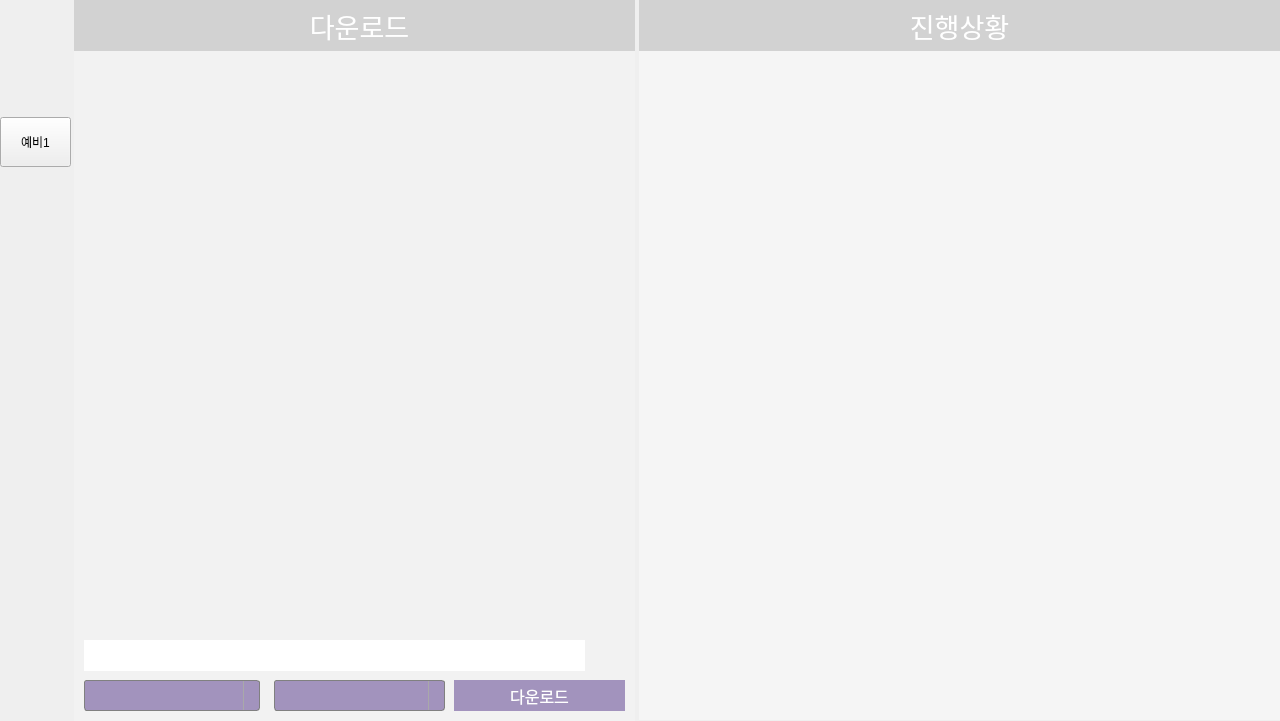
<?xml version="1.0" encoding="UTF-8"?>
<ui version="4.0">
 <class>MainWindow</class>
 <widget class="QMainWindow" name="MainWindow">
  <property name="geometry">
   <rect>
    <x>0</x>
    <y>0</y>
    <width>1280</width>
    <height>721</height>
   </rect>
  </property>
  <property name="minimumSize">
   <size>
    <width>1280</width>
    <height>721</height>
   </size>
  </property>
  <property name="maximumSize">
   <size>
    <width>1280</width>
    <height>721</height>
   </size>
  </property>
  <property name="windowTitle">
   <string>MainWindow</string>
  </property>
  <property name="styleSheet">
   <string notr="true"/>
  </property>
  <widget class="QWidget" name="centralwidget">
   <widget class="QStackedWidget" name="stackedWidget">
    <property name="geometry">
     <rect>
      <x>74</x>
      <y>0</y>
      <width>561</width>
      <height>721</height>
     </rect>
    </property>
    <property name="minimumSize">
     <size>
      <width>441</width>
      <height>721</height>
     </size>
    </property>
    <property name="styleSheet">
     <string notr="true">background-color : rgb(242,242,242);</string>
    </property>
    <property name="currentIndex">
     <number>0</number>
    </property>
    <widget class="QWidget" name="page_link">
     <widget class="QPushButton" name="btn_link_download">
      <property name="geometry">
       <rect>
        <x>380</x>
        <y>680</y>
        <width>171</width>
        <height>31</height>
       </rect>
      </property>
      <property name="font">
       <font>
        <family>서울남산체 EB</family>
        <pointsize>12</pointsize>
       </font>
      </property>
      <property name="cursor">
       <cursorShape>PointingHandCursor</cursorShape>
      </property>
      <property name="styleSheet">
       <string notr="true">QPushButton{border:0px; background-color : #A293BD; color : #FFFFFF}
QPushButton:hover{border:0px;background-color : #705697; color : #FFFFFF}</string>
      </property>
      <property name="text">
       <string>다운로드</string>
      </property>
     </widget>
     <widget class="QComboBox" name="combo_link_format">
      <property name="geometry">
       <rect>
        <x>10</x>
        <y>680</y>
        <width>176</width>
        <height>31</height>
       </rect>
      </property>
      <property name="font">
       <font>
        <family>서울남산체 M</family>
        <pointsize>11</pointsize>
       </font>
      </property>
      <property name="styleSheet">
       <string notr="true">QComboBox {
    border: 1px solid gray;
    border-radius: 3px;
    padding: 1px 18px 1px 3px;
    min-width: 6em;
}

QComboBox:editable {
    background: white;
}

QComboBox:!editable, QComboBox::drop-down:editable {

	background: #A293BD
}

/* QComboBox gets the &quot;on&quot; state when the popup is open */
QComboBox:!editable:on, QComboBox::drop-down:editable:on {
   	     background: #705697 
}

QComboBox:on { /* shift the text when the popup opens */
    padding-top: 3px;
    padding-left: 4px;
}

QComboBox::drop-down {
    subcontrol-origin: padding;
    subcontrol-position: top right;
    width: 15px;

    border-left-width: 1px;
    border-left-color: darkgray;
    border-left-style: solid; /* just a single line */
    border-top-right-radius: 3px; /* same radius as the QComboBox */
    border-bottom-right-radius: 3px;
}

QComboBox::down-arrow {
    image: url(./image/down.png);
}

QComboBox::down-arrow:on { /* shift the arrow when popup is open */
    top: 1px;
    left: 1px;
}</string>
      </property>
     </widget>
     <widget class="QPushButton" name="btn_link_file">
      <property name="geometry">
       <rect>
        <x>520</x>
        <y>640</y>
        <width>31</width>
        <height>31</height>
       </rect>
      </property>
      <property name="cursor">
       <cursorShape>PointingHandCursor</cursorShape>
      </property>
      <property name="styleSheet">
       <string notr="true">QPushButton{image:url(./image/folder1.png); border:0px; background-color : rgba(0,0,0,0);}
QPushButton:hover{image:url(./image/folder2.png); border:0px;background-color : rgba(0,0,0,0);}</string>
      </property>
      <property name="text">
       <string/>
      </property>
     </widget>
     <widget class="QLineEdit" name="lineEdit_2">
      <property name="geometry">
       <rect>
        <x>10</x>
        <y>640</y>
        <width>501</width>
        <height>31</height>
       </rect>
      </property>
      <property name="font">
       <font>
        <family>서울남산체 M</family>
        <pointsize>11</pointsize>
       </font>
      </property>
      <property name="styleSheet">
       <string notr="true">background-color : white; border:0px;</string>
      </property>
      <property name="text">
       <string/>
      </property>
     </widget>
     <widget class="QComboBox" name="combo_link_format_2">
      <property name="geometry">
       <rect>
        <x>200</x>
        <y>680</y>
        <width>171</width>
        <height>31</height>
       </rect>
      </property>
      <property name="font">
       <font>
        <family>서울남산체 M</family>
        <pointsize>11</pointsize>
       </font>
      </property>
      <property name="styleSheet">
       <string notr="true">QComboBox {
    border: 1px solid gray;
    border-radius: 3px;
    padding: 1px 18px 1px 3px;
    min-width: 6em;
}

QComboBox:editable {
    background: white;
}

QComboBox:!editable, QComboBox::drop-down:editable {

	background: #A293BD
}

/* QComboBox gets the &quot;on&quot; state when the popup is open */
QComboBox:!editable:on, QComboBox::drop-down:editable:on {
   	     background: #705697 
}

QComboBox:on { /* shift the text when the popup opens */
    padding-top: 3px;
    padding-left: 4px;
}

QComboBox::drop-down {
    subcontrol-origin: padding;
    subcontrol-position: top right;
    width: 15px;

    border-left-width: 1px;
    border-left-color: darkgray;
    border-left-style: solid; /* just a single line */
    border-top-right-radius: 3px; /* same radius as the QComboBox */
    border-bottom-right-radius: 3px;
}

QComboBox::down-arrow {
    image: url(./image/down.png);
}

QComboBox::down-arrow:on { /* shift the arrow when popup is open */
    top: 1px;
    left: 1px;
}</string>
      </property>
     </widget>
     <widget class="QScrollArea" name="panel_link">
      <property name="geometry">
       <rect>
        <x>0</x>
        <y>50</y>
        <width>551</width>
        <height>581</height>
       </rect>
      </property>
      <property name="styleSheet">
       <string notr="true">border : 0px;</string>
      </property>
      <property name="widgetResizable">
       <bool>true</bool>
      </property>
      <property name="alignment">
       <set>Qt::AlignLeading|Qt::AlignLeft|Qt::AlignTop</set>
      </property>
      <widget class="QWidget" name="layout_link_data">
       <property name="geometry">
        <rect>
         <x>0</x>
         <y>0</y>
         <width>551</width>
         <height>16</height>
        </rect>
       </property>
       <property name="sizePolicy">
        <sizepolicy hsizetype="Minimum" vsizetype="Maximum">
         <horstretch>0</horstretch>
         <verstretch>0</verstretch>
        </sizepolicy>
       </property>
       <layout class="QVBoxLayout" name="verticalLayout_7">
        <property name="spacing">
         <number>0</number>
        </property>
        <property name="sizeConstraint">
         <enum>QLayout::SetDefaultConstraint</enum>
        </property>
        <property name="leftMargin">
         <number>0</number>
        </property>
        <property name="topMargin">
         <number>0</number>
        </property>
        <property name="rightMargin">
         <number>0</number>
        </property>
        <property name="bottomMargin">
         <number>0</number>
        </property>
       </layout>
      </widget>
     </widget>
     <widget class="QLabel" name="label_5">
      <property name="geometry">
       <rect>
        <x>0</x>
        <y>0</y>
        <width>571</width>
        <height>51</height>
       </rect>
      </property>
      <property name="font">
       <font>
        <family>서울남산체 EB</family>
        <pointsize>20</pointsize>
       </font>
      </property>
      <property name="styleSheet">
       <string notr="true">color : rgb(255,255,255); 
background-color : rgb(210,210,210);</string>
      </property>
      <property name="text">
       <string>다운로드</string>
      </property>
      <property name="alignment">
       <set>Qt::AlignCenter</set>
      </property>
     </widget>
    </widget>
    <widget class="QWidget" name="page_3">
     <widget class="QLabel" name="label_4">
      <property name="geometry">
       <rect>
        <x>0</x>
        <y>0</y>
        <width>561</width>
        <height>51</height>
       </rect>
      </property>
      <property name="font">
       <font>
        <family>서울남산체 EB</family>
        <pointsize>20</pointsize>
       </font>
      </property>
      <property name="styleSheet">
       <string notr="true">color : rgb(255,255,255); 
background-color : rgb(210,210,210);</string>
      </property>
      <property name="text">
       <string>구독</string>
      </property>
      <property name="alignment">
       <set>Qt::AlignCenter</set>
      </property>
     </widget>
     <widget class="QPushButton" name="pushButton">
      <property name="geometry">
       <rect>
        <x>220</x>
        <y>160</y>
        <width>91</width>
        <height>81</height>
       </rect>
      </property>
      <property name="cursor">
       <cursorShape>PointingHandCursor</cursorShape>
      </property>
      <property name="styleSheet">
       <string notr="true">QPushButton{image:url(./image/add1.png); border:0px; background-color : rgba(0,0,0,0);}
QPushButton:hover{image:url(./image/add2.png); border:0px;background-color : rgba(0,0,0,0);}</string>
      </property>
      <property name="text">
       <string/>
      </property>
     </widget>
     <widget class="QWidget" name="widget" native="true">
      <property name="geometry">
       <rect>
        <x>-10</x>
        <y>50</y>
        <width>581</width>
        <height>101</height>
       </rect>
      </property>
      <property name="styleSheet">
       <string notr="true">background-color : rgb(230,230,230);</string>
      </property>
      <widget class="QLabel" name="label_3">
       <property name="geometry">
        <rect>
         <x>110</x>
         <y>60</y>
         <width>451</width>
         <height>31</height>
        </rect>
       </property>
       <property name="font">
        <font>
         <family>서울남산체 M</family>
         <pointsize>14</pointsize>
        </font>
       </property>
       <property name="styleSheet">
        <string notr="true">background-color : rgb(230,230,230);</string>
       </property>
       <property name="text">
        <string>구독자 23명</string>
       </property>
      </widget>
      <widget class="QLabel" name="label">
       <property name="geometry">
        <rect>
         <x>20</x>
         <y>10</y>
         <width>80</width>
         <height>80</height>
        </rect>
       </property>
       <property name="styleSheet">
        <string notr="true">image:url(./image/soohan.png); background-color : rgb(230,230,230);</string>
       </property>
       <property name="text">
        <string/>
       </property>
      </widget>
      <widget class="QLabel" name="label_2">
       <property name="geometry">
        <rect>
         <x>110</x>
         <y>10</y>
         <width>451</width>
         <height>41</height>
        </rect>
       </property>
       <property name="font">
        <font>
         <family>서울남산체 EB</family>
         <pointsize>24</pointsize>
        </font>
       </property>
       <property name="styleSheet">
        <string notr="true">background-color : rgb(230,230,230);</string>
       </property>
       <property name="text">
        <string>배수한</string>
       </property>
      </widget>
     </widget>
     <zorder>widget</zorder>
     <zorder>label_4</zorder>
     <zorder>pushButton</zorder>
    </widget>
   </widget>
   <widget class="QWidget" name="widget_17" native="true">
    <property name="geometry">
     <rect>
      <x>0</x>
      <y>0</y>
      <width>71</width>
      <height>721</height>
     </rect>
    </property>
    <property name="styleSheet">
     <string notr="true">background-color(237,237,245);</string>
    </property>
    <widget class="QWidget" name="verticalLayoutWidget">
     <property name="geometry">
      <rect>
       <x>0</x>
       <y>0</y>
       <width>71</width>
       <height>711</height>
      </rect>
     </property>
     <layout class="QVBoxLayout" name="verticalLayout_2">
      <property name="sizeConstraint">
       <enum>QLayout::SetMaximumSize</enum>
      </property>
      <property name="topMargin">
       <number>5</number>
      </property>
      <item>
       <widget class="QPushButton" name="btn_link">
        <property name="sizePolicy">
         <sizepolicy hsizetype="Minimum" vsizetype="Fixed">
          <horstretch>0</horstretch>
          <verstretch>0</verstretch>
         </sizepolicy>
        </property>
        <property name="minimumSize">
         <size>
          <width>50</width>
          <height>50</height>
         </size>
        </property>
        <property name="cursor">
         <cursorShape>PointingHandCursor</cursorShape>
        </property>
        <property name="styleSheet">
         <string notr="true">QPushButton{image:url(./image/link1.png); border:0px; background-color : rgba(0,0,0,0);}
QPushButton:hover{image:url(./image/link2.png); border:0px;background-color : rgba(0,0,0,0);}
QPushButton:checked{image:url(./image/link2.png); border:0px;background-color : rgba(0,0,0,0);}</string>
        </property>
        <property name="text">
         <string/>
        </property>
        <property name="checkable">
         <bool>true</bool>
        </property>
        <property name="checked">
         <bool>false</bool>
        </property>
        <attribute name="buttonGroup">
         <string notr="true">buttonGroup</string>
        </attribute>
       </widget>
      </item>
      <item>
       <widget class="QPushButton" name="btn_sub">
        <property name="minimumSize">
         <size>
          <width>50</width>
          <height>50</height>
         </size>
        </property>
        <property name="cursor">
         <cursorShape>PointingHandCursor</cursorShape>
        </property>
        <property name="contextMenuPolicy">
         <enum>Qt::DefaultContextMenu</enum>
        </property>
        <property name="styleSheet">
         <string notr="true">QPushButton{image:url(./image/sub1.png); border:0px; background-color : rgba(0,0,0,0);}
QPushButton:hover{image:url(./image/sub2.png); border:0px;background-color : rgba(0,0,0,0);}
QPushButton:checked{image:url(./image/sub2.png); border:0px;background-color : rgba(0,0,0,0);}</string>
        </property>
        <property name="text">
         <string/>
        </property>
        <property name="checkable">
         <bool>true</bool>
        </property>
        <attribute name="buttonGroup">
         <string notr="true">buttonGroup</string>
        </attribute>
       </widget>
      </item>
      <item>
       <widget class="QPushButton" name="pushButton_3">
        <property name="minimumSize">
         <size>
          <width>50</width>
          <height>50</height>
         </size>
        </property>
        <property name="cursor">
         <cursorShape>PointingHandCursor</cursorShape>
        </property>
        <property name="text">
         <string>예비1</string>
        </property>
        <property name="checkable">
         <bool>true</bool>
        </property>
        <attribute name="buttonGroup">
         <string notr="true">buttonGroup</string>
        </attribute>
       </widget>
      </item>
     </layout>
    </widget>
   </widget>
   <widget class="QWidget" name="widget_18" native="true">
    <property name="geometry">
     <rect>
      <x>639</x>
      <y>-1</y>
      <width>641</width>
      <height>721</height>
     </rect>
    </property>
    <property name="styleSheet">
     <string notr="true">background-color : rgb(245,245,245);</string>
    </property>
    <widget class="QScrollArea" name="now_download_scroll">
     <property name="geometry">
      <rect>
       <x>0</x>
       <y>60</y>
       <width>641</width>
       <height>651</height>
      </rect>
     </property>
     <property name="styleSheet">
      <string notr="true">border : 0px</string>
     </property>
     <property name="widgetResizable">
      <bool>true</bool>
     </property>
     <widget class="QWidget" name="now_download_layout">
      <property name="geometry">
       <rect>
        <x>0</x>
        <y>0</y>
        <width>641</width>
        <height>16</height>
       </rect>
      </property>
      <property name="sizePolicy">
       <sizepolicy hsizetype="Preferred" vsizetype="Maximum">
        <horstretch>0</horstretch>
        <verstretch>0</verstretch>
       </sizepolicy>
      </property>
      <layout class="QVBoxLayout" name="verticalLayout_6">
       <property name="spacing">
        <number>0</number>
       </property>
       <property name="leftMargin">
        <number>0</number>
       </property>
       <property name="topMargin">
        <number>0</number>
       </property>
       <property name="rightMargin">
        <number>0</number>
       </property>
       <property name="bottomMargin">
        <number>0</number>
       </property>
      </layout>
     </widget>
    </widget>
    <widget class="QLabel" name="label_6">
     <property name="geometry">
      <rect>
       <x>0</x>
       <y>1</y>
       <width>641</width>
       <height>51</height>
      </rect>
     </property>
     <property name="font">
      <font>
       <family>서울남산체 EB</family>
       <pointsize>20</pointsize>
      </font>
     </property>
     <property name="styleSheet">
      <string notr="true">color : rgb(255,255,255); 
background-color : rgb(210,210,210);</string>
     </property>
     <property name="text">
      <string>진행상황</string>
     </property>
     <property name="alignment">
      <set>Qt::AlignCenter</set>
     </property>
    </widget>
   </widget>
  </widget>
 </widget>
 <resources/>
 <connections>
  <connection>
   <sender>btn_link</sender>
   <signal>clicked()</signal>
   <receiver>MainWindow</receiver>
   <slot>btn_link_event()</slot>
   <hints>
    <hint type="sourcelabel">
     <x>41</x>
     <y>86</y>
    </hint>
    <hint type="destinationlabel">
     <x>296</x>
     <y>-1</y>
    </hint>
   </hints>
  </connection>
  <connection>
   <sender>btn_sub</sender>
   <signal>clicked()</signal>
   <receiver>MainWindow</receiver>
   <slot>btn_sub_event()</slot>
   <hints>
    <hint type="sourcelabel">
     <x>42</x>
     <y>233</y>
    </hint>
    <hint type="destinationlabel">
     <x>376</x>
     <y>-13</y>
    </hint>
   </hints>
  </connection>
  <connection>
   <sender>btn_link_file</sender>
   <signal>clicked()</signal>
   <receiver>MainWindow</receiver>
   <slot>btn_file_chooser_event()</slot>
   <hints>
    <hint type="sourcelabel">
     <x>616</x>
     <y>655</y>
    </hint>
    <hint type="destinationlabel">
     <x>576</x>
     <y>-2</y>
    </hint>
   </hints>
  </connection>
  <connection>
   <sender>btn_link_download</sender>
   <signal>clicked()</signal>
   <receiver>MainWindow</receiver>
   <slot>btn_download_event()</slot>
   <hints>
    <hint type="sourcelabel">
     <x>533</x>
     <y>696</y>
    </hint>
    <hint type="destinationlabel">
     <x>408</x>
     <y>-4</y>
    </hint>
   </hints>
  </connection>
 </connections>
 <slots>
  <slot>btn_link_event()</slot>
  <slot>btn_sub_event()</slot>
  <slot>btn_file_chooser_event()</slot>
  <slot>btn_download_event()</slot>
 </slots>
 <buttongroups>
  <buttongroup name="buttonGroup"/>
 </buttongroups>
</ui>
